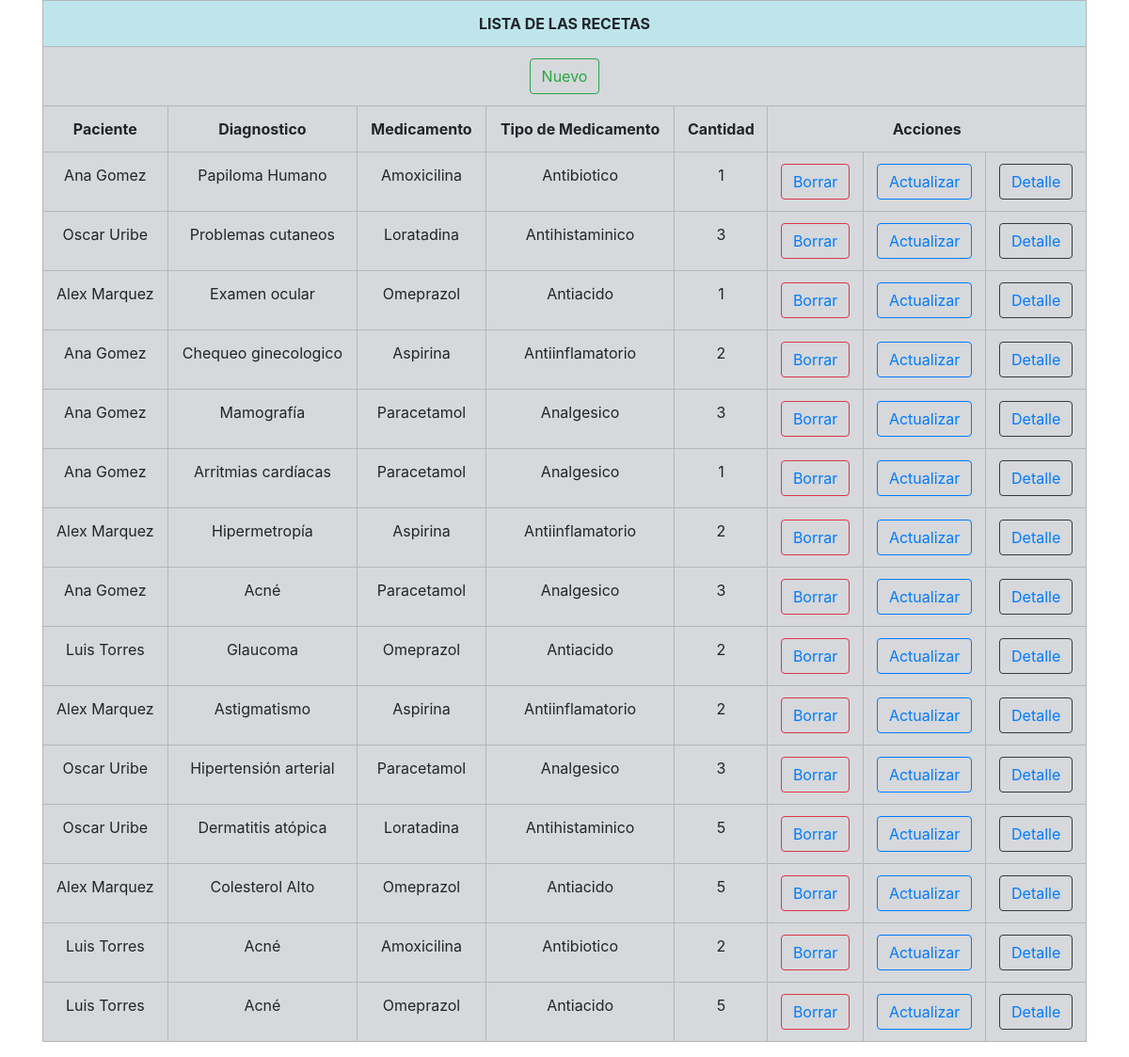
The page /Clases/Recetas1/recetas.php on the database its author committed.
### tables this page shows
CREATE TABLE IF NOT EXISTS `recetas` (
  `IdReceta` int NOT NULL AUTO_INCREMENT,
  `IdConsulta` int NOT NULL,
  `IdMedicamento` int NOT NULL,
  `Cantidad` int NOT NULL,
  PRIMARY KEY (`IdReceta`),
  KEY `FK_IdConsulta_idx` (`IdConsulta`),
  KEY `FK_IdMedicamento_idx` (`IdMedicamento`)
);

CREATE TABLE IF NOT EXISTS `medicamentos` (
  `IdMedicamento` int NOT NULL AUTO_INCREMENT,
  `Nombre` varchar(50) NOT NULL,
  `Tipo` varchar(50) NOT NULL,
  PRIMARY KEY (`IdMedicamento`)
);

### Clases/Recetas1/class.Recetas.php (the view, shortened to what this page needs)
<?php
class receta{
	private $con;
	function __construct($cn){
		$this->con = $cn;
	}
	public function get_list(){
		$d_new = "new/0";
		$d_new_final = base64_encode($d_new);
		$html = '
		<div class="container mt-10">
    	<div class="">
		<table class="table table-hover table-bordered text-center align-middle table-secondary" >
			<tr>
				<th colspan="8" class="text-center align-middle table-info">LISTA DE LAS RECETAS</th>
			</tr>
			<tr>
			<th colspan="8" class="text-center align-middle" ><a class="btn btn-outline-success" href="recetas.php?d=' . $d_new_final . '">Nuevo</a></th>
			</tr>
			<tr>
				<th>Paciente</th>
				<th>Diagnostico</th>
				<th>Medicamento</th>
				<th>Tipo de Medicamento</th>
				<th>Cantidad</th>
				<th colspan="3">Acciones</th>
			</tr>
			</div>
			</div>';
		$sql = "SELECT r.IdReceta,p.nombre Paciente, p.diagnostico Diagnostico, m.Nombre Medicamento, m.Tipo TipoMedicamento, r.Cantidad FROM recetas r
		INNER JOIN medicamentos m ON (m.IdMedicamento = r.IdMedicamento) INNER JOIN (SELECT c.IdConsulta consulta, p.Nombre nombre, c.Diagnostico diagnostico
		FROM consultas c LEFT JOIN pacientes p ON (c.IdPaciente=p.IdPaciente)) p ON (p.consulta = r.IdConsulta);";
		$res = $this->con->query($sql);
		while($row = $res->fetch_assoc()){
			$d_del = "del/" . $row['IdReceta'];
			$d_del_final = base64_encode($d_del);
			$d_act = "act/" . $row['IdReceta'];
			$d_act_final = base64_encode($d_act);
			$d_det = "det/" . $row['IdReceta'];
			$d_det_final = base64_encode($d_det);
			$html .= '
				<tr>
					<td>' . $row['Paciente'] . '</td>
					<td>' . $row['Diagnostico'] . '</td>
					<td>' . $row['Medicamento'] . '</td>
					<td>' . $row['TipoMedicamento'] . '</td>
					<td>' . $row['Cantidad'] . '</td>
					<td><button class="btn btn-outline-danger"><a href="recetas.php?d=' . $d_del_final . '">Borrar</a></button></td>
					<td><button class="btn btn-outline-primary"><a href="recetas.php?d=' . $d_act_final . '">Actualizar</a></button></td>
					<td><button class="btn btn-outline-dark"><a href="recetas.php?d=' . $d_det_final . '">Detalle</a></button></td>
				</tr>';
		}
		$html .= '
		</table>';
		return $html;
	}
}
?>

### rows shown on the page
recetas: Paciente "Ana Gomez", Diagnostico "Papiloma Humano", IdMedicamento.Nombre "Amoxicilina", IdMedicamento.Tipo "Antibiotico", Cantidad "1"
recetas: Paciente "Oscar Uribe", Diagnostico "Problemas cutaneos", IdMedicamento.Nombre "Loratadina", IdMedicamento.Tipo "Antihistaminico", Cantidad "3"
recetas: Paciente "Alex Marquez", Diagnostico "Examen ocular", IdMedicamento.Nombre "Omeprazol", IdMedicamento.Tipo "Antiacido", Cantidad "1"
recetas: Paciente "Ana Gomez", Diagnostico "Chequeo ginecologico", IdMedicamento.Nombre "Aspirina", IdMedicamento.Tipo "Antiinflamatorio", Cantidad "2"
recetas: Paciente "Ana Gomez", Diagnostico "Mamografía", IdMedicamento.Nombre "Paracetamol", IdMedicamento.Tipo "Analgesico", Cantidad "3"
recetas: Paciente "Ana Gomez", Diagnostico "Arritmias cardíacas", IdMedicamento.Nombre "Paracetamol", IdMedicamento.Tipo "Analgesico", Cantidad "1"
recetas: Paciente "Alex Marquez", Diagnostico "Hipermetropía", IdMedicamento.Nombre "Aspirina", IdMedicamento.Tipo "Antiinflamatorio", Cantidad "2"
recetas: Paciente "Ana Gomez", Diagnostico "Acné", IdMedicamento.Nombre "Paracetamol", IdMedicamento.Tipo "Analgesico", Cantidad "3"
recetas: Paciente "Luis Torres", Diagnostico "Glaucoma", IdMedicamento.Nombre "Omeprazol", IdMedicamento.Tipo "Antiacido", Cantidad "2"
recetas: Paciente "Alex Marquez", Diagnostico "Astigmatismo", IdMedicamento.Nombre "Aspirina", IdMedicamento.Tipo "Antiinflamatorio", Cantidad "2"
recetas: Paciente "Oscar Uribe", Diagnostico "Hipertensión arterial", IdMedicamento.Nombre "Paracetamol", IdMedicamento.Tipo "Analgesico", Cantidad "3"
recetas: Paciente "Oscar Uribe", Diagnostico "Dermatitis atópica", IdMedicamento.Nombre "Loratadina", IdMedicamento.Tipo "Antihistaminico", Cantidad "5"
recetas: Paciente "Alex Marquez", Diagnostico "Colesterol Alto", IdMedicamento.Nombre "Omeprazol", IdMedicamento.Tipo "Antiacido", Cantidad "5"
recetas: Paciente "Luis Torres", Diagnostico "Acné", IdMedicamento.Nombre "Amoxicilina", IdMedicamento.Tipo "Antibiotico", Cantidad "2"
recetas: Paciente "Luis Torres", Diagnostico "Acné", IdMedicamento.Nombre "Omeprazol", IdMedicamento.Tipo "Antiacido", Cantidad "5"
